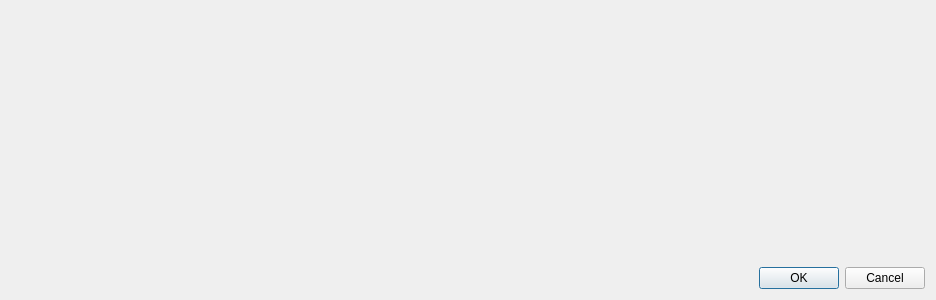
<?xml version="1.0" encoding="UTF-8"?>
<ui version="4.0">
 <class>Dialog</class>
 <widget class="QDialog" name="Dialog">
  <property name="geometry">
   <rect>
    <x>0</x>
    <y>0</y>
    <width>936</width>
    <height>300</height>
   </rect>
  </property>
  <property name="windowTitle">
   <string>Dialog</string>
  </property>
  <layout class="QGridLayout" name="gridLayout">
   <item row="0" column="0">
    <widget class="QToolBox" name="toolBox">
     <property name="currentIndex">
      <number>-1</number>
     </property>
    </widget>
   </item>
   <item row="1" column="0">
    <widget class="QDialogButtonBox" name="buttonBox">
     <property name="orientation">
      <enum>Qt::Horizontal</enum>
     </property>
     <property name="standardButtons">
      <set>QDialogButtonBox::Cancel|QDialogButtonBox::Ok</set>
     </property>
    </widget>
   </item>
  </layout>
 </widget>
 <resources/>
 <connections>
  <connection>
   <sender>buttonBox</sender>
   <signal>accepted()</signal>
   <receiver>Dialog</receiver>
   <slot>accept()</slot>
   <hints>
    <hint type="sourcelabel">
     <x>248</x>
     <y>254</y>
    </hint>
    <hint type="destinationlabel">
     <x>157</x>
     <y>274</y>
    </hint>
   </hints>
  </connection>
  <connection>
   <sender>buttonBox</sender>
   <signal>rejected()</signal>
   <receiver>Dialog</receiver>
   <slot>reject()</slot>
   <hints>
    <hint type="sourcelabel">
     <x>316</x>
     <y>260</y>
    </hint>
    <hint type="destinationlabel">
     <x>286</x>
     <y>274</y>
    </hint>
   </hints>
  </connection>
 </connections>
</ui>
